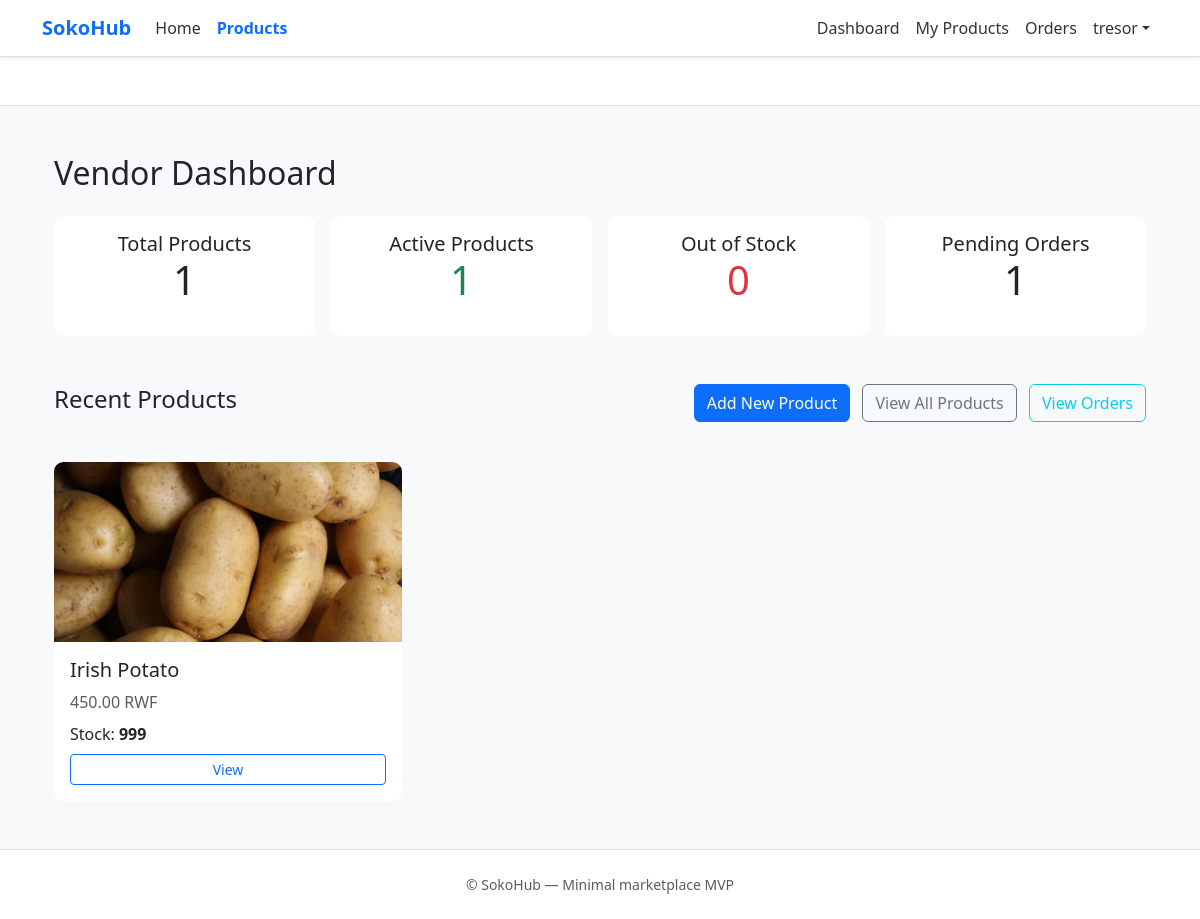
/products/vendor/dashboard/ (signed in), run on an earlier commit of the app's database.
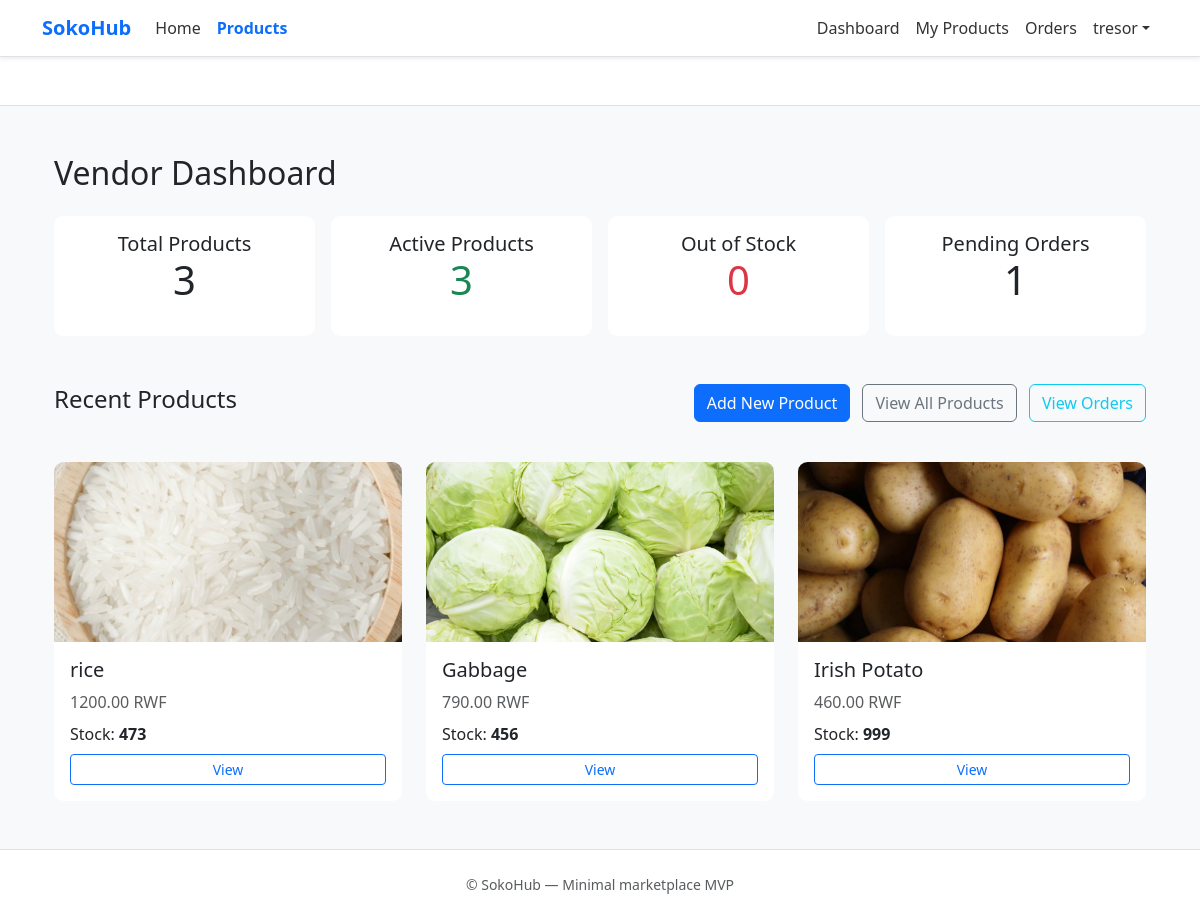
And on a later commit of the database.
### products/models.py (models this page shows, shortened)
class Product(models.Model):
    STATUS_ACTIVE = 'active'
    STATUS_INACTIVE = 'inactive'
    STATUS_CHOICES = [
        (STATUS_ACTIVE, 'Active'),
        (STATUS_INACTIVE, 'Inactive'),
    ]
    vendor = models.ForeignKey(settings.AUTH_USER_MODEL, on_delete=models.CASCADE, related_name='products')
    name = models.CharField(max_length=200)
    description = models.TextField(blank=True)
    price = models.DecimalField(decimal_places=2, max_digits=10, validators=[MinValueValidator(0)])
    stock = models.PositiveIntegerField(default=0)
    image = models.ImageField(upload_to='products/', blank=True, null=True)
    status = models.CharField(max_length=20, choices=STATUS_CHOICES, default=STATUS_ACTIVE)
    created_at = models.DateTimeField(auto_now_add=True)
    class Meta:
        ordering = ['-created_at']

### accounts/decorators.py (the view)
    def wrapper(request, *args, **kwargs):
        if not request.user.is_authenticated:
            messages.error(request, "Login required.")
            return redirect("login")
        if request.user.user_type != "vendor":
            messages.error(request, "Only vendors can access this page.")
            return redirect("home")
        return view_func(request, *args, **kwargs)

### products/views.py (called while the page is built)
@vendor_required
def vendor_dashboard(request):
    vendor = request.user
    total_products = Product.objects.filter(vendor=vendor).count()
    active_products = Product.objects.filter(vendor=vendor, status='active').count()
    out_of_stock = Product.objects.filter(vendor=vendor, stock=0).count()
    pending_order_items = OrderItem.objects.filter(product__vendor=vendor, order__status='pending').count()
    recent_products = Product.objects.filter(vendor=vendor).order_by('-created_at')[:5]
    context = {
        'total_products': total_products,
        'active_products': active_products,
        'out_of_stock': out_of_stock,
        'pending_order_items': pending_order_items,
        'recent_products': recent_products,
    }
    return render(request, 'products/vendor_dashboard.html', context)

### templates/products/vendor_dashboard.html (shortened to what this page needs)
{% extends 'base.html' %}
{% block content %}
<div class="container my-5">
    <h2 class="mb-4">Vendor Dashboard</h2>
    <div class="row g-3">
        <div class="col-md-3">
            <div class="card p-3 text-center">
                <h5 class="mb-0">Total Products</h5>
                <p class="display-6">{{ total_products }}</p>
            </div>
        </div>
        <div class="col-md-3">
            <div class="card p-3 text-center">
                <h5 class="mb-0">Active Products</h5>
                <p class="display-6 text-success">{{ active_products }}</p>
            </div>
        </div>
        <div class="col-md-3">
            <div class="card p-3 text-center">
                <h5 class="mb-0">Out of Stock</h5>
                <p class="display-6 text-danger">{{ out_of_stock }}</p>
            </div>
        </div>
        <div class="col-md-3">
            <div class="card p-3 text-center">
                <h5 class="mb-0">Pending Orders</h5>
                <p class="display-6">{{ pending_order_items }}</p>
            </div>
        </div>
    </div>
    <div class="mt-5 d-flex justify-content-between align-items-center">
        <h4>Recent Products</h4>
        <div>
            <a href="{% url 'products:add_product' %}" class="btn btn-primary">Add New Product</a>
            <a href="{% url 'products:vendor_products' %}" class="btn btn-outline-secondary ms-2">View All Products</a>
            <a href="{% url 'orders:vendor_orders' %}" class="btn btn-outline-info ms-2">View Orders</a>
        </div>
    </div>
    <div class="row row-cols-1 row-cols-md-3 g-4 mt-3">
        {% for product in recent_products %}
        <div class="col">
            <div class="card h-100">
                {% if product.image %}
                <img src="{{ product.image.url }}" class="card-img-top" style="height:180px;object-fit:cover;" />
                {% else %}
                <div class="bg-light d-flex align-items-center justify-content-center" style="height:180px;">No Image</div>
                {% endif %}
                <div class="card-body d-flex flex-column">
                    <h5 class="card-title">{{ product.name }}</h5>
                    <p class="text-muted mb-2">{{ product.price|floatformat:2 }} RWF</p>
                    <p class="mb-2">Stock: <strong{% if product.stock == 0 %} class="text-danger"{% endif %}>{{ product.stock }}</strong></p>
                    <a href="{% url 'products:product_detail' product.id %}" class="btn btn-sm btn-outline-primary mt-auto">View</a>
                </div>
            </div>
        </div>
        {% empty %}
        <div class="col-12 alert alert-info">No products yet.</div>
        {% endfor %}
    </div>
</div>
{% endblock %}

What changed in the data, as far as the page shows it:
added Product: image (picture), name "rice", price "1200.00", stock "473"
added Product: image (picture), name "Gabbage", price "790.00", stock "456"
changed Product "Irish Potato": price "450.00" → "460.00"
Also different on the page:
{{ total_products }}: "1" → "3"
{{ active_products }}: "1" → "3"
